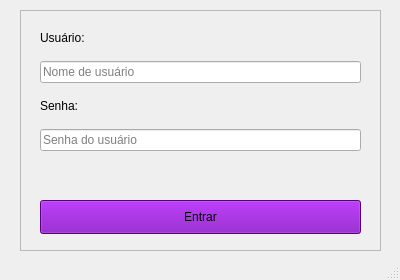
<?xml version="1.0" encoding="UTF-8"?>
<ui version="4.0">
 <class>MainWindow</class>
 <widget class="QMainWindow" name="MainWindow">
  <property name="geometry">
   <rect>
    <x>0</x>
    <y>0</y>
    <width>400</width>
    <height>280</height>
   </rect>
  </property>
  <property name="minimumSize">
   <size>
    <width>400</width>
    <height>280</height>
   </size>
  </property>
  <property name="windowTitle">
   <string>Tela Login - Mehsys</string>
  </property>
  <widget class="QWidget" name="centralwidget">
   <widget class="QFrame" name="frame">
    <property name="geometry">
     <rect>
      <x>20</x>
      <y>10</y>
      <width>361</width>
      <height>241</height>
     </rect>
    </property>
    <property name="frameShape">
     <enum>QFrame::StyledPanel</enum>
    </property>
    <property name="frameShadow">
     <enum>QFrame::Raised</enum>
    </property>
    <widget class="QWidget" name="layoutWidget">
     <property name="geometry">
      <rect>
       <x>20</x>
       <y>10</y>
       <width>321</width>
       <height>131</height>
      </rect>
     </property>
     <layout class="QVBoxLayout" name="verticalLayout">
      <item>
       <widget class="QLabel" name="label">
        <property name="toolTip">
         <string>Nome de usuário</string>
        </property>
        <property name="statusTip">
         <string>Nome de usuário</string>
        </property>
        <property name="text">
         <string>Usuário:</string>
        </property>
       </widget>
      </item>
      <item>
       <widget class="QLineEdit" name="txtUser">
        <property name="toolTip">
         <string>Nome de usuário</string>
        </property>
        <property name="statusTip">
         <string>Nome de usuário</string>
        </property>
        <property name="placeholderText">
         <string>Nome de usuário</string>
        </property>
        <property name="clearButtonEnabled">
         <bool>true</bool>
        </property>
       </widget>
      </item>
      <item>
       <widget class="QLabel" name="label_2">
        <property name="toolTip">
         <string>Senha do usuário</string>
        </property>
        <property name="statusTip">
         <string>Senha do usuário</string>
        </property>
        <property name="text">
         <string>Senha:</string>
        </property>
       </widget>
      </item>
      <item>
       <widget class="QLineEdit" name="txtPass">
        <property name="toolTip">
         <string>Senha do usuário</string>
        </property>
        <property name="statusTip">
         <string>Senha do usuário</string>
        </property>
        <property name="echoMode">
         <enum>QLineEdit::Password</enum>
        </property>
        <property name="placeholderText">
         <string>Senha do usuário</string>
        </property>
        <property name="clearButtonEnabled">
         <bool>true</bool>
        </property>
       </widget>
      </item>
     </layout>
    </widget>
    <widget class="QPushButton" name="btnEntrar">
     <property name="geometry">
      <rect>
       <x>20</x>
       <y>190</y>
       <width>321</width>
       <height>34</height>
      </rect>
     </property>
     <property name="toolTip">
      <string>Entrar</string>
     </property>
     <property name="statusTip">
      <string>Entrar</string>
     </property>
     <property name="styleSheet">
      <string notr="true">background-color: rgb(120, 0, 180);</string>
     </property>
     <property name="text">
      <string>Entrar</string>
     </property>
    </widget>
   </widget>
  </widget>
  <widget class="QStatusBar" name="statusbar"/>
 </widget>
 <resources/>
 <connections/>
</ui>
